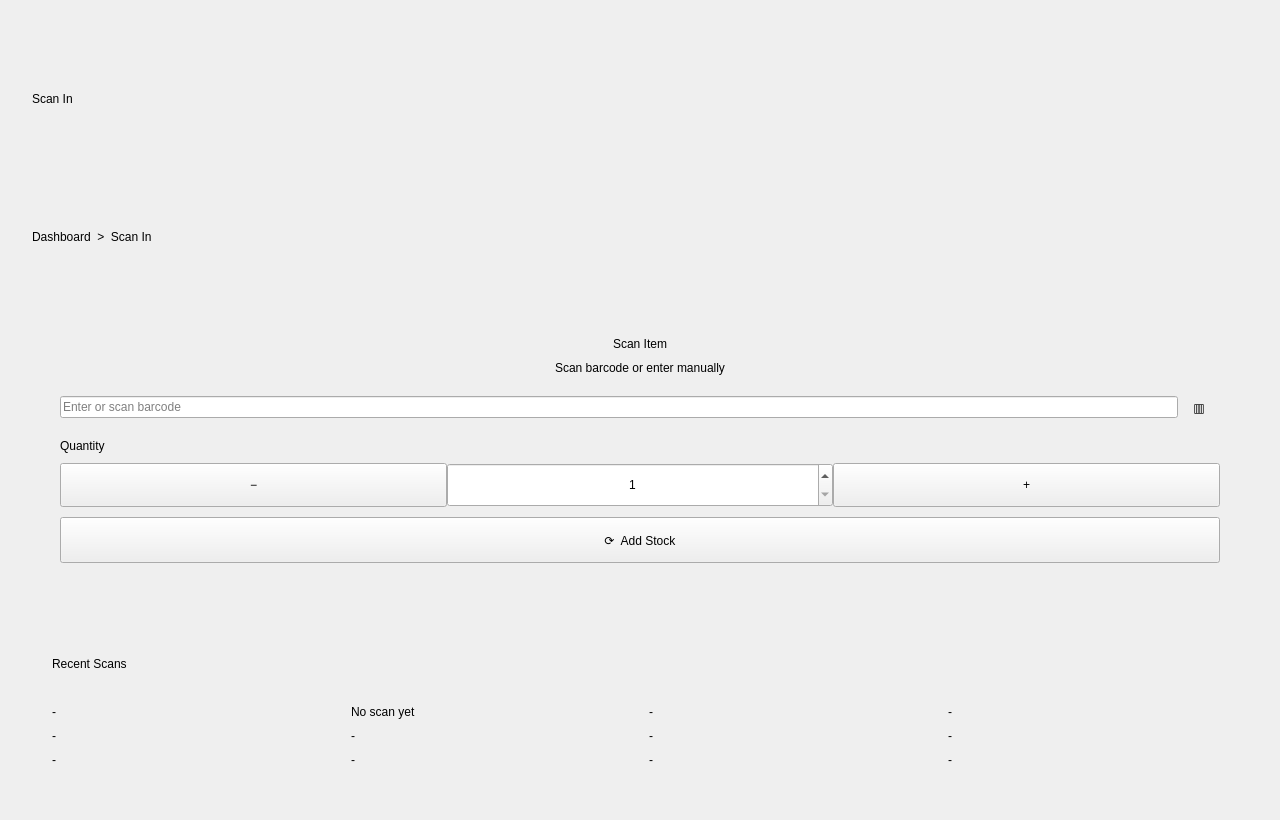
<?xml version="1.0" encoding="UTF-8"?>
<ui version="4.0">
	<class>ScanPageClass</class>

	<widget class="QWidget" name="ScanPageClass">
		<property name="geometry">
			<rect>
				<x>0</x>
				<y>0</y>
				<width>1280</width>
				<height>820</height>
			</rect>
		</property>

		<property name="windowTitle">
			<string>ScanPage</string>
		</property>

		<property name="styleSheet">
			<string notr="true"/>
		</property>

		<layout class="QVBoxLayout" name="rootLayout">
			<property name="leftMargin">
				<number>14</number>
			</property>
			<property name="topMargin">
				<number>14</number>
			</property>
			<property name="rightMargin">
				<number>14</number>
			</property>
			<property name="bottomMargin">
				<number>14</number>
			</property>
			<property name="spacing">
				<number>12</number>
			</property>

			<item>
				<widget class="QWidget" name="pageCard" native="true">
					<layout class="QVBoxLayout" name="pageLayout">
						<property name="leftMargin">
							<number>18</number>
						</property>
						<property name="topMargin">
							<number>18</number>
						</property>
						<property name="rightMargin">
							<number>18</number>
						</property>
						<property name="bottomMargin">
							<number>18</number>
						</property>
						<property name="spacing">
							<number>16</number>
						</property>

						<item>
							<layout class="QVBoxLayout" name="headerLayout">
								<property name="spacing">
									<number>4</number>
								</property>

								<item>
									<widget class="QLabel" name="pageTitleLabel">
										<property name="text">
											<string>Scan In</string>
										</property>
									</widget>
								</item>

								<item>
									<widget class="QLabel" name="breadcrumbLabel">
										<property name="text">
											<string>Dashboard  &gt;  Scan In</string>
										</property>
									</widget>
								</item>
							</layout>
						</item>

						<item>
							<widget class="QWidget" name="scanCard" native="true">
								<property name="maximumSize">
									<size>
										<width>16777215</width>
										<height>310</height>
									</size>
								</property>

								<layout class="QVBoxLayout" name="scanCardLayout">
									<property name="leftMargin">
										<number>28</number>
									</property>
									<property name="topMargin">
										<number>18</number>
									</property>
									<property name="rightMargin">
										<number>28</number>
									</property>
									<property name="bottomMargin">
										<number>18</number>
									</property>
									<property name="spacing">
										<number>10</number>
									</property>

									<item>
										<widget class="QLabel" name="titleLabel">
											<property name="alignment">
												<set>Qt::AlignCenter</set>
											</property>
											<property name="text">
												<string>Scan Item</string>
											</property>
										</widget>
									</item>

									<item>
										<widget class="QLabel" name="subtitleLabel">
											<property name="alignment">
												<set>Qt::AlignCenter</set>
											</property>
											<property name="text">
												<string>Scan barcode or enter manually</string>
											</property>
										</widget>
									</item>

									<item>
										<layout class="QHBoxLayout" name="barcodeLayout">
											<property name="spacing">
												<number>0</number>
											</property>

											<item>
												<widget class="QLineEdit" name="barcodeInput">
													<property name="placeholderText">
														<string>Enter or scan barcode</string>
													</property>
												</widget>
											</item>

											<item>
												<widget class="QLabel" name="barcodeIconLabel">
													<property name="minimumSize">
														<size>
															<width>42</width>
															<height>44</height>
														</size>
													</property>
													<property name="maximumSize">
														<size>
															<width>42</width>
															<height>44</height>
														</size>
													</property>
													<property name="alignment">
														<set>Qt::AlignCenter</set>
													</property>
													<property name="text">
														<string>▥</string>
													</property>
												</widget>
											</item>
										</layout>
									</item>

									<item>
										<widget class="QLabel" name="quantityLabel">
											<property name="text">
												<string>Quantity</string>
											</property>
										</widget>
									</item>

									<item>
										<layout class="QHBoxLayout" name="quantityControlLayout">
											<property name="spacing">
												<number>0</number>
											</property>

											<item>
												<widget class="QPushButton" name="minusButton">
													<property name="minimumSize">
														<size>
															<width>58</width>
															<height>44</height>
														</size>
													</property>
													<property name="text">
														<string>−</string>
													</property>
												</widget>
											</item>

											<item>
												<widget class="QSpinBox" name="quantityInput">
													<property name="minimumSize">
														<size>
															<width>0</width>
															<height>44</height>
														</size>
													</property>
													<property name="minimum">
														<number>1</number>
													</property>
													<property name="maximum">
														<number>999999</number>
													</property>
													<property name="value">
														<number>1</number>
													</property>
													<property name="alignment">
														<set>Qt::AlignCenter</set>
													</property>
												</widget>
											</item>

											<item>
												<widget class="QPushButton" name="plusButton">
													<property name="minimumSize">
														<size>
															<width>58</width>
															<height>44</height>
														</size>
													</property>
													<property name="text">
														<string>+</string>
													</property>
												</widget>
											</item>
										</layout>
									</item>

									<item>
										<widget class="QPushButton" name="submitButton">
											<property name="minimumSize">
												<size>
													<width>0</width>
													<height>46</height>
												</size>
											</property>
											<property name="text">
												<string>⟳  Add Stock</string>
											</property>
										</widget>
									</item>

									<item>
										<widget class="QLabel" name="statusLabel">
											<property name="alignment">
												<set>Qt::AlignCenter</set>
											</property>
											<property name="text">
												<string/>
											</property>
										</widget>
									</item>
								</layout>
							</widget>
						</item>

						<item>
							<widget class="QWidget" name="recentScansCard" native="true">
								<property name="maximumSize">
									<size>
										<width>16777215</width>
										<height>160</height>
									</size>
								</property>

								<layout class="QVBoxLayout" name="recentScansLayout">
									<property name="leftMargin">
										<number>20</number>
									</property>
									<property name="topMargin">
										<number>14</number>
									</property>
									<property name="rightMargin">
										<number>20</number>
									</property>
									<property name="bottomMargin">
										<number>14</number>
									</property>
									<property name="spacing">
										<number>12</number>
									</property>

									<item>
										<widget class="QLabel" name="recentTitleLabel">
											<property name="text">
												<string>Recent Scans</string>
											</property>
										</widget>
									</item>

									<item>
										<layout class="QGridLayout" name="recentGridLayout">
											<property name="horizontalSpacing">
												<number>18</number>
											</property>
											<property name="verticalSpacing">
												<number>10</number>
											</property>

											<item row="0" column="0">
												<widget class="QLabel" name="recentCodeLabel">
													<property name="text">
														<string>-</string>
													</property>
												</widget>
											</item>
											<item row="0" column="1">
												<widget class="QLabel" name="recentNameLabel">
													<property name="text">
														<string>No scan yet</string>
													</property>
												</widget>
											</item>
											<item row="0" column="2">
												<widget class="QLabel" name="recentQtyLabel">
													<property name="text">
														<string>-</string>
													</property>
												</widget>
											</item>
											<item row="0" column="3">
												<widget class="QLabel" name="recentDateLabel">
													<property name="text">
														<string>-</string>
													</property>
												</widget>
											</item>

											<item row="1" column="0">
												<widget class="QLabel" name="recentCodeLabel_2">
													<property name="text">
														<string>-</string>
													</property>
												</widget>
											</item>
											<item row="1" column="1">
												<widget class="QLabel" name="recentNameLabel_2">
													<property name="text">
														<string>-</string>
													</property>
												</widget>
											</item>
											<item row="1" column="2">
												<widget class="QLabel" name="recentQtyLabel_2">
													<property name="text">
														<string>-</string>
													</property>
												</widget>
											</item>
											<item row="1" column="3">
												<widget class="QLabel" name="recentDateLabel_2">
													<property name="text">
														<string>-</string>
													</property>
												</widget>
											</item>

											<item row="2" column="0">
												<widget class="QLabel" name="recentCodeLabel_3">
													<property name="text">
														<string>-</string>
													</property>
												</widget>
											</item>
											<item row="2" column="1">
												<widget class="QLabel" name="recentNameLabel_3">
													<property name="text">
														<string>-</string>
													</property>
												</widget>
											</item>
											<item row="2" column="2">
												<widget class="QLabel" name="recentQtyLabel_3">
													<property name="text">
														<string>-</string>
													</property>
												</widget>
											</item>
											<item row="2" column="3">
												<widget class="QLabel" name="recentDateLabel_3">
													<property name="text">
														<string>-</string>
													</property>
												</widget>
											</item>
										</layout>
									</item>
								</layout>
							</widget>
						</item>

						<item>
							<spacer name="bottomSpacer">
								<property name="orientation">
									<enum>Qt::Vertical</enum>
								</property>
								<property name="sizeType">
									<enum>QSizePolicy::Expanding</enum>
								</property>
							</spacer>
						</item>
					</layout>
				</widget>
			</item>
		</layout>
	</widget>

	<resources/>
	<connections/>
</ui>
